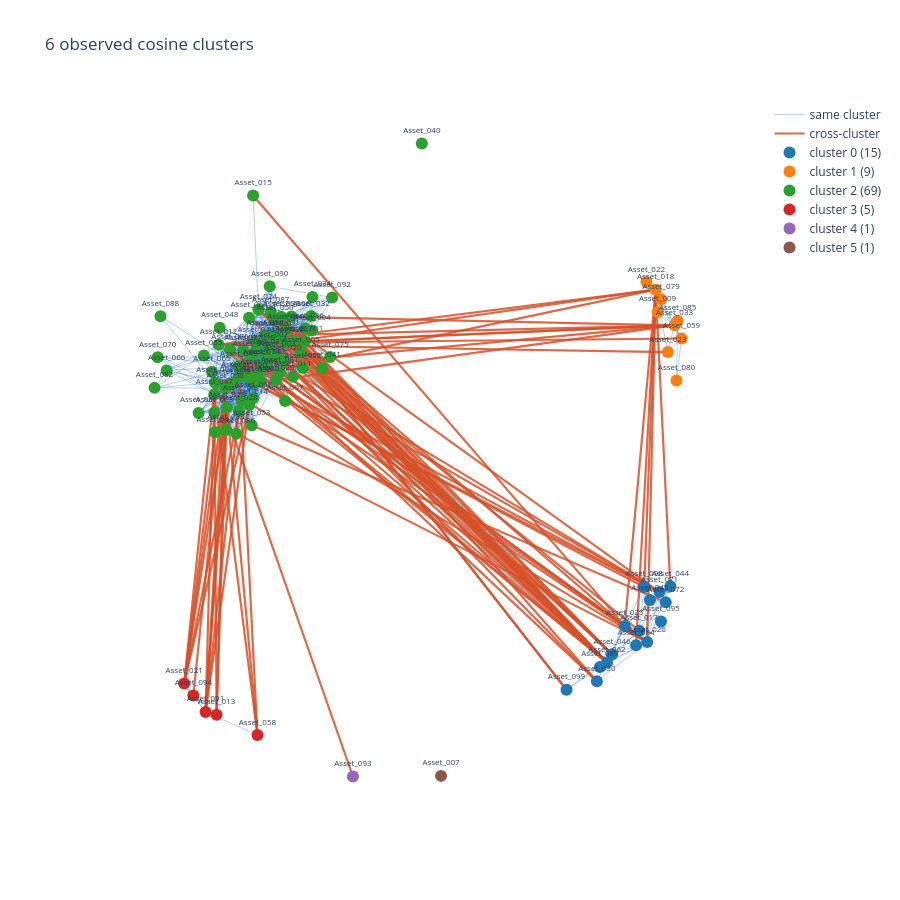

Notebook code for this chart:
### Markdown cell above
## Observed feature cosine

### Code cell
import plotly.graph_objects as go
import networkx as nx
from sklearn.cluster import AgglomerativeClustering

def plot_cluster_graph(sim, cluster_labels, title, lo=0.45):
    G = nx.Graph()
    for i, name in enumerate(assets):
        G.add_node(name, cluster=int(cluster_labels[i]))
    for i in range(len(assets)):
        for j in range(i + 1, len(assets)):
            w = float(sim[i, j])
            if w >= lo:
                G.add_edge(assets[i], assets[j], weight=w, intra=cluster_labels[i] == cluster_labels[j])
    intra = [(u, v) for u, v, d in G.edges(data=True) if d["intra"]]
    inter = [(u, v) for u, v, d in G.edges(data=True) if not d["intra"]]
    rng = np.random.default_rng(0)
    k = int(np.max(cluster_labels) + 1)
    angles = np.linspace(0, 2 * np.pi, k, endpoint=False)
    centers = {c: 2.2 * np.array([np.cos(a), np.sin(a)]) for c, a in enumerate(angles)}
    pos0 = {
        name: centers[data["cluster"]] + rng.normal(scale=0.18, size=2)
        for name, data in G.nodes(data=True)
    }
    G_layout = nx.Graph()
    G_layout.add_nodes_from(G.nodes)
    G_layout.add_edges_from((u, v, {"weight": G[u][v]["weight"]}) for u, v in intra)
    pos = nx.spring_layout(G_layout, pos=pos0, seed=0, weight="weight", k=1.8, iterations=80)

    def edge_trace(pairs, color, width, name):
        x, y = [], []
        for u, v in pairs:
            x += [pos[u][0], pos[v][0], None]
            y += [pos[u][1], pos[v][1], None]
        return go.Scatter(
            x=x, y=y, mode="lines", name=name, hoverinfo="skip",
            line=dict(color=color, width=width),
        )

    fig = go.Figure()
    fig.add_trace(edge_trace(intra, "rgba(42,120,214,0.35)", 1.0, "same cluster"))
    fig.add_trace(edge_trace(inter, "rgba(214, 80, 42, 0.85)", 2.2, "cross-cluster"))
    palette = [
        "#1f77b4", "#ff7f0e", "#2ca02c", "#d62728", "#9467bd",
        "#8c564b", "#e377c2", "#7f7f7f", "#bcbd22", "#17becf", "#393b79",
    ]
    for c in range(k):
        nodes = [n for n in G.nodes if G.nodes[n]["cluster"] == c]
        fig.add_trace(go.Scatter(
            x=[pos[n][0] for n in nodes],
            y=[pos[n][1] for n in nodes],
            mode="markers+text",
            name=f"cluster {c} ({len(nodes)})",
            text=nodes,
            textposition="top center",
            textfont=dict(size=8),
            marker=dict(size=12, color=palette[c % len(palette)]),
            hovertemplate="%{text}<br>cluster %{meta}<extra></extra>",
            meta=[c] * len(nodes),
        ))
    fig.update_layout(
        title=title, width=900, height=900, showlegend=True,
        xaxis=dict(visible=False),
        yaxis=dict(visible=False, scaleanchor="x"),
        plot_bgcolor="white",
    )
    fig.show()


train_days = np.asarray(dates <= TRAIN_END)
mean_cos = np.nanmean(cosine[:, :, train_days], axis=2)
cos_dist = np.clip(1.0 - mean_cos, 0, 2)
np.fill_diagonal(cos_dist, 0)
cos_labels = AgglomerativeClustering(
    n_clusters=n_clusters, metric="precomputed", linkage="average"
).fit_predict(cos_dist)
print("observed cosine sizes")
print(pd.Series(cos_labels).value_counts().sort_index())
plot_cluster_graph(mean_cos, cos_labels, f"{n_clusters} observed cosine clusters")

### Figure 1 — Plotly figure (JSON) as saved in the notebook; plotly's stock layout.template omitted (floating-point values rounded to 4 significant figures; data arrays with more than 128 entries replaced by an {"elided": "..."} marker saying what was removed)
{"data": [{"hoverinfo": "skip", "line": {"color": "rgba(42,120,214,0.35)", "width": 1}, "mode": "lines", "name": "same cluster", "type": "scatter", "x": {"elided": "2739 float values"}, "y": {"elided": "2739 float values"}}, {"hoverinfo": "skip", "line": {"color": "rgba(214, 80, 42, 0.85)", "width": 2.2}, "mode": "lines", "name": "cross-cluster", "type": "scatter", "x": {"elided": "231 float values"}, "y": {"elided": "231 float values"}}, {"hovertemplate": "%{text}<br>cluster %{meta}<extra></extra>", "marker": {"color": "#1f77b4", "size": 12}, "meta": [0, 0, 0, 0, 0, 0, 0, 0, 0, 0, 0, 0, 0, 0, 0], "mode": "markers+text", "name": "cluster 0 (15)", "text": ["Asset_017", "Asset_025", "Asset_026", "Asset_030", "Asset_044", "Asset_045", "Asset_046", "Asset_062", "Asset_071", "Asset_072", "Asset_084", "Asset_089", "Asset_095", "Asset_098", "Asset_099"], "textfont": {"size": 8}, "textposition": "top center", "type": "scatter", "x": [0.8072, 0.767, 0.8299, 0.6886, 0.8949, 0.8375, 0.7312, 0.7172, 0.8644, 0.8819, 0.7986, 0.6971, 0.8685, 0.8215, 0.6035], "y": [-0.5909, -0.5774, -0.6229, -0.7325, -0.4662, -0.5049, -0.6573, -0.6802, -0.4827, -0.511, -0.6318, -0.6927, -0.5651, -0.468, -0.7568]}, {"hovertemplate": "%{text}<br>cluster %{meta}<extra></extra>", "marker": {"color": "#ff7f0e", "size": 12}, "meta": [1, 1, 1, 1, 1, 1, 1, 1, 1], "mode": "markers+text", "name": "cluster 1 (9)", "text": ["Asset_009", "Asset_018", "Asset_022", "Asset_023", "Asset_033", "Asset_059", "Asset_079", "Asset_080", "Asset_085"], "textfont": {"size": 8}, "textposition": "top center", "type": "scatter", "x": [0.8589, 0.8536, 0.8277, 0.8878, 0.9063, 0.9261, 0.8689, 0.912, 0.9152], "y": [0.3036, 0.366, 0.3876, 0.1908, 0.266, 0.229, 0.3393, 0.1113, 0.2787]}, {"hovertemplate": "%{text}<br>cluster %{meta}<extra></extra>", "marker": {"color": "#2ca02c", "size": 12}, "meta": [2, 2, 2, 2, 2, 2, 2, 2, 2, 2, 2, 2, 2, 2, 2, 2, 2, 2, 2, 2, 2, 2, 2, 2, 2, 2, 2, 2, 2, 2, 2, 2, 2, 2, 2, 2, 2, 2, 2, 2, 2, 2, 2, 2, 2, 2, 2, 2, 2, 2, 2, 2, 2, 2, 2, 2, 2, 2, 2, 2, 2, 2, 2, 2, 2, 2, 2, 2, 2], "mode": "markers+text", "name": "cluster 2 (69)", "text": ["Asset_001", "Asset_002", "Asset_003", "Asset_004", "Asset_005", "Asset_006", "Asset_008", "Asset_010", "Asset_011", "Asset_012", "Asset_014", "Asset_015", "Asset_016", "Asset_019", "Asset_020", "Asset_024", "Asset_027", "Asset_028", "Asset_029", "Asset_031", "Asset_032", "Asset_034", "Asset_035", "Asset_036", "Asset_037", "Asset_038", "Asset_039", "Asset_040", "Asset_041", "Asset_042", "Asset_043", "Asset_047", "Asset_048", "Asset_049", "Asset_050", "Asset_051", "Asset_052", "Asset_053", "Asset_054", "Asset_055", "Asset_056", "Asset_057", "Asset_060", "Asset_061", "Asset_063", "Asset_064", "Asset_065", "Asset_066", "Asset_067", "Asset_068", "Asset_069", "Asset_070", "Asset_073", "Asset_074", "Asset_075", "Asset_076", "Asset_077", "Asset_078", "Asset_081", "Asset_082", "Asset_083", "Asset_086", "Asset_087", "Asset_088", "Asset_090", "Asset_092", "Asset_096", "Asset_097", "Asset_100"], "textfont": {"size": 8}, "textposition": "top center", "type": "scatter", "x": [-0.1315, -0.2302, -0.2086, -0.1107, -0.1414, -0.1685, -0.3829, -0.2672, -0.1645, -0.3729, -0.2864, -0.2759, -0.2806, -0.2674, -0.1921, -0.261, -0.1611, -0.3157, -0.2114, -0.1969, -0.113, -0.1094, -0.2548, -0.1297, -0.2412, -0.1851, -0.1972, 0.1975, -0.08215, -0.3827, -0.236, -0.3847, -0.3698, -0.3163, -0.2145, -0.3138, -0.1364, -0.2798, -0.2431, -0.4142, -0.3542, -0.4289, -0.1839, -0.2169, -0.3847, -0.2873, -0.3915, -0.5184, -0.3085, -0.2749, -0.2597, -0.5436, -0.3367, -0.2526, -0.06, -0.3408, -0.3036, -0.3494, -0.2013, -0.5526, -0.352, -0.323, -0.2265, -0.5359, -0.2294, -0.05411, -0.277, -0.1863, -0.2893], "y": [0.2203, 0.2047, 0.1793, 0.2516, 0.1893, 0.2909, 0.1051, 0.1962, 0.1214, 0.2115, 0.04295, 0.6302, 0.1779, 0.2188, 0.1662, 0.3104, 0.222, 0.02569, 0.1124, 0.2384, 0.2921, 0.3456, 0.1074, 0.2577, 0.183, 0.2177, 0.2903, 0.7762, 0.1464, -0.03405, 0.1553, 0.07241, 0.2593, 0.1513, 0.2796, 0.1207, 0.1459, -0.0144, 0.2383, 0.1811, 0.0894, 0.02003, 0.2533, 0.2359, 0.02123, 0.2871, 0.1355, 0.1395, 0.05491, 0.06237, 0.1292, 0.1766, 0.1004, 0.1566, 0.1769, 0.1982, 0.1954, 0.03601, 0.133, 0.09047, -0.0275, -0.03794, 0.3033, 0.2915, 0.3754, 0.3438, 0.1058, 0.05366, 0.1209]}, {"hovertemplate": "%{text}<br>cluster %{meta}<extra></extra>", "marker": {"color": "#d62728", "size": 12}, "meta": [3, 3, 3, 3, 3], "mode": "markers+text", "name": "cluster 3 (5)", "text": ["Asset_013", "Asset_021", "Asset_058", "Asset_091", "Asset_094"], "textfont": {"size": 8}, "textposition": "top center", "type": "scatter", "x": [-0.3784, -0.4694, -0.2638, -0.4093, -0.4437], "y": [-0.8267, -0.7393, -0.8838, -0.8189, -0.7729]}, {"hovertemplate": "%{text}<br>cluster %{meta}<extra></extra>", "marker": {"color": "#9467bd", "size": 12}, "meta": [4], "mode": "markers+text", "name": "cluster 4 (1)", "text": ["Asset_093"], "textfont": {"size": 8}, "textposition": "top center", "type": "scatter", "x": [0.00414], "y": [-1]}, {"hovertemplate": "%{text}<br>cluster %{meta}<extra></extra>", "marker": {"color": "#8c564b", "size": 12}, "meta": [5], "mode": "markers+text", "name": "cluster 5 (1)", "text": ["Asset_007"], "textfont": {"size": 8}, "textposition": "top center", "type": "scatter", "x": [0.2514], "y": [-0.9983]}], "layout": {"height": 900, "plot_bgcolor": "white", "showlegend": true, "title": {"text": "6 observed cosine clusters"}, "width": 900, "xaxis": {"visible": false}, "yaxis": {"scaleanchor": "x", "visible": false}}}
